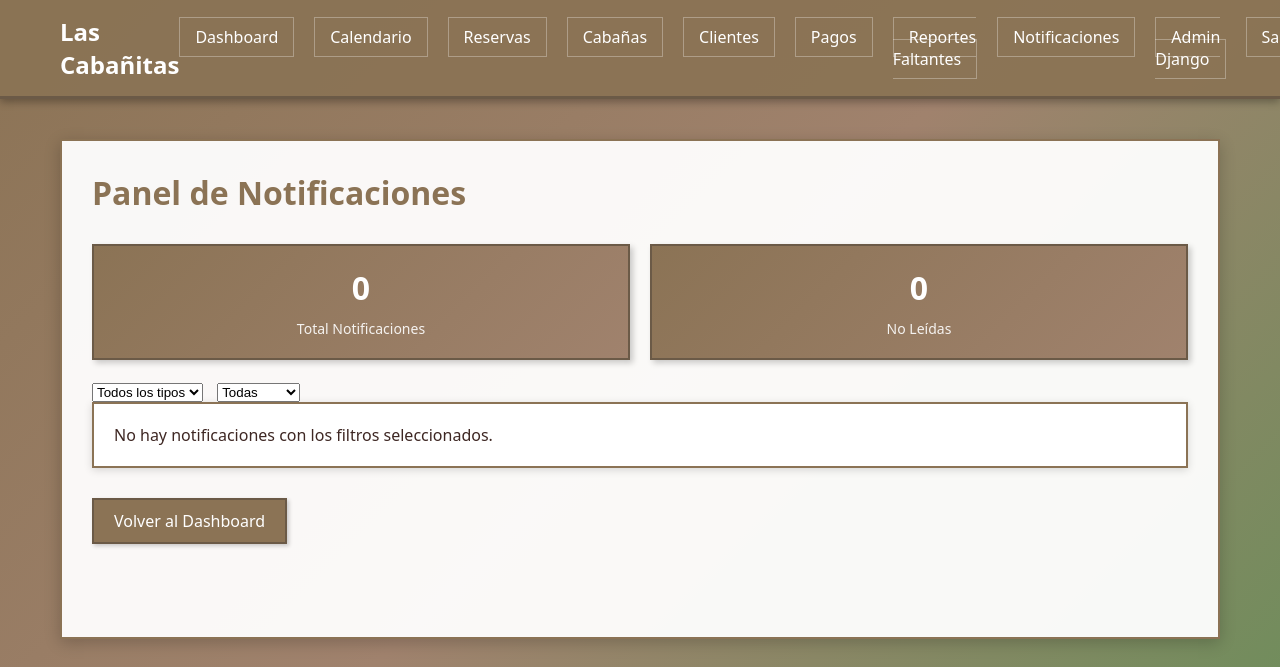
/administrador/notificaciones/ (signed in), run on an earlier commit of the app's database.
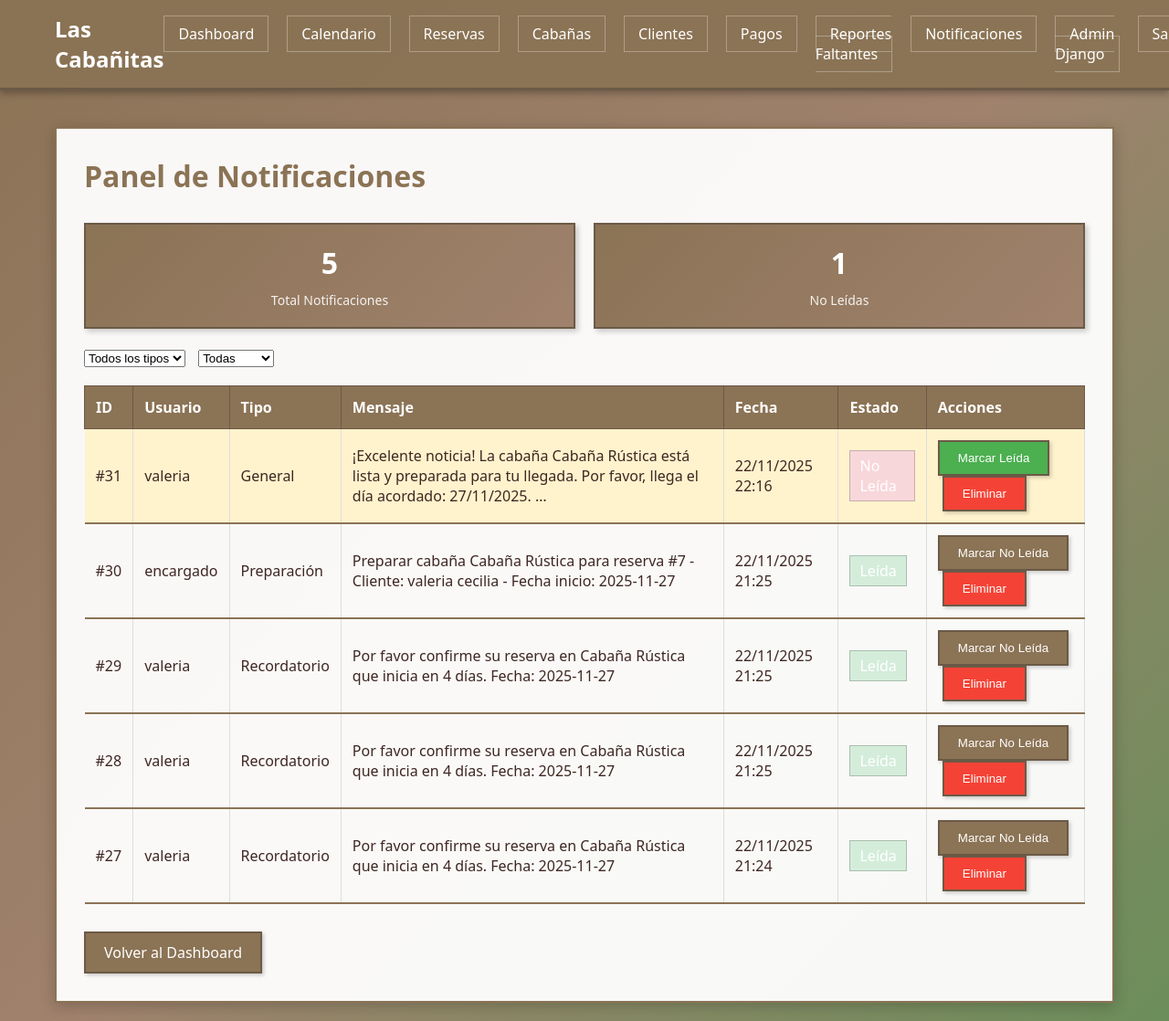
And on a later commit of the database.
### gestion/models.py (models this page shows, shortened)
class Notificacion(models.Model):
    TIPOS = [
        ('alerta', 'Alerta'),
        ('confirmacion', 'Confirmación'),
        ('preparacion', 'Preparación'),
        ('recordatorio', 'Recordatorio'),
        ('general', 'General'),
    ]
    idNotificacion = models.AutoField(primary_key=True)
    usuario = models.ForeignKey(User, on_delete=models.CASCADE, related_name='notificaciones', null=True, blank=True)
    tipo = models.CharField(max_length=20, choices=TIPOS)
    mensaje = models.TextField()
    fechaEnvio = models.DateTimeField(auto_now_add=True)
    leida = models.BooleanField(default=False)
    class Meta:
        db_table = 'notificacion'
        verbose_name = "Notificación"
        verbose_name_plural = "Notificaciones"
        ordering = ['-fechaEnvio']

### gestion/views.py (the view, shortened to what this page needs)
# urls.py: path('administrador/notificaciones/', views.panel_notificaciones, name='panel_notificaciones'),
@administrador_required
def panel_notificaciones(request):
    tipo_filtro = request.GET.get('tipo', '')
    leida_filtro = request.GET.get('leida', '')
    notificaciones = Notificacion.objects.all().order_by('-fechaEnvio')
    if tipo_filtro:
        notificaciones = notificaciones.filter(tipo=tipo_filtro)
    if leida_filtro == 'true':
        notificaciones = notificaciones.filter(leida=True)
    elif leida_filtro == 'false':
        notificaciones = notificaciones.filter(leida=False)
    total_notificaciones = Notificacion.objects.count()
    notificaciones_no_leidas = Notificacion.objects.filter(leida=False).count()
    return render(request, 'admin/panel_notificaciones.html', {
        'notificaciones': notificaciones,
        'total_notificaciones': total_notificaciones,
        'notificaciones_no_leidas': notificaciones_no_leidas,
        'tipo_filtro': tipo_filtro,
        'leida_filtro': leida_filtro,
    })

### gestion/templates/admin/panel_notificaciones.html (shortened to what this page needs)
{% extends 'base.html' %}
{% block content %}
<h1 class="page-title">Panel de Notificaciones</h1>
<div class="stats" style="margin-bottom: 20px;">
    <div class="stat-card">
        <h4>{{ total_notificaciones }}</h4>
        <p>Total Notificaciones</p>
    </div>
    <div class="stat-card">
        <h4>{{ notificaciones_no_leidas }}</h4>
        <p>No Leídas</p>
    </div>
</div>
<div class="mb-20">
    <form method="get" class="inline-block-form">
        <select name="tipo" onchange="this.form.submit()">
            <option value="">Todos los tipos</option>
        </select>
        <select name="leida" onchange="this.form.submit()" style="margin-left: 10px;">
            <option value="">Todas</option>
        </select>
    </form>
</div>
{% if notificaciones %}
    <table>
        <thead>
            <tr>
                <th>ID</th>
                <th>Usuario</th>
                <th>Tipo</th>
                <th>Mensaje</th>
                <th>Fecha</th>
                <th>Estado</th>
                <th>Acciones</th>
            </tr>
        </thead>
        <tbody>
            {% for notif in notificaciones %}
            <tr{% if not notif.leida %} style="background-color: #fff3cd;"{% endif %}>
                <td>#{{ notif.idNotificacion }}</td>
                <td>{{ notif.usuario.username|default:"Sistema" }}</td>
                <td>{{ notif.get_tipo_display }}</td>
                <td>{{ notif.mensaje|truncatewords:20 }}</td>
                <td>{{ notif.fechaEnvio|date:"d/m/Y H:i" }}</td>
                <td>
                    {% if notif.leida %}
                        <span class="status-badge-inline" style="background-color: #d4edda;">Leída</span>
                    {% else %}
                        <span class="status-badge-inline" style="background-color: #f8d7da;">No Leída</span>
                    {% endif %}
                </td>
                <td>
                    {% if notif.leida %}
                        <form method="post" style="display: inline-block;">
                            <button type="submit" class="btn btn-sm">Marcar No Leída</button>
                        </form>
                    {% else %}
                        <form method="post" style="display: inline-block;">
                            <button type="submit" class="btn btn-sm btn-success">Marcar Leída</button>
                        </form>
                    {% endif %}
                    <form method="post" style="display: inline-block; margin-left: 5px;">
                        <button type="submit" class="btn btn-sm btn-danger" onclick="return confirm('¿Eliminar esta notificación?')">Eliminar</button>
                    </form>
                </td>
            </tr>
            {% endfor %}
        </tbody>
    </table>
{% else %}
    <div class="card">
        <p>No hay notificaciones con los filtros seleccionados.</p>
    </div>
{% endif %}
<div class="mt-30">
    <a href="{% url 'dashboard_admin' %}" class="btn">Volver al Dashboard</a>
</div>
{% endblock %}

What changed in the data, as far as the page shows it:
added Notificacion: idNotificacion "31", usuario.username "valeria", tipo "General", mensaje "¡Excelente noticia! La cabaña Cabaña Rústica está lista y preparada para tu llegada. Por favor, llega el día acordado: 27/11/2025. …", fechaEnvio "22/11/2025 22:16", leida "No Leída"
added Notificacion: idNotificacion "30", usuario.username "encargado", tipo "Preparación", mensaje "Preparar cabaña Cabaña Rústica para reserva #7 - Cliente: valeria cecilia - Fecha inicio: 2025-11-27", fechaEnvio "22/11/2025 21:25", leida "Leída"
added Notificacion: idNotificacion "29", usuario.username "valeria", tipo "Recordatorio", mensaje "Por favor confirme su reserva en Cabaña Rústica que inicia en 4 días. Fecha: 2025-11-27", fechaEnvio "22/11/2025 21:25", leida "Leída"
added Notificacion: idNotificacion "28", usuario.username "valeria", tipo "Recordatorio", mensaje "Por favor confirme su reserva en Cabaña Rústica que inicia en 4 días. Fecha: 2025-11-27", fechaEnvio "22/11/2025 21:25", leida "Leída"
added Notificacion: idNotificacion "27", usuario.username "valeria", tipo "Recordatorio", mensaje "Por favor confirme su reserva en Cabaña Rústica que inicia en 4 días. Fecha: 2025-11-27", fechaEnvio "22/11/2025 21:24", leida "Leída"
Also different on the page:
{{ total_notificaciones }}: "0" → "5"
{{ notificaciones_no_leidas }}: "0" → "1"
text no longer shown: "No hay notificaciones con los filtros seleccionados."
text now shown: "ID Usuario Tipo Mensaje Fecha Estado Acciones"
